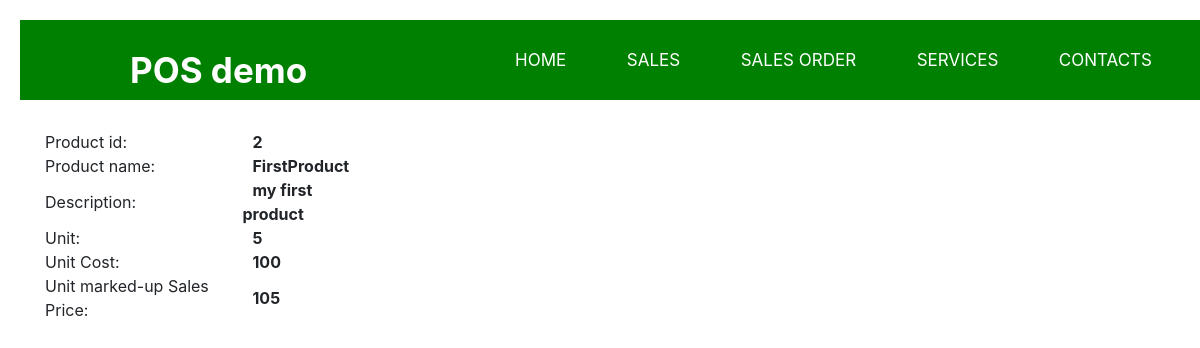
Page /sales/product/2 on the committed database.
### sales/models.py (models this page shows, shortened)
class Product(models.Model):
    auto_id         = models.AutoField(primary_key=True)
    name            = models.CharField(max_length=100)
    description     = models.CharField(max_length=100)
    unit            = models.DecimalField(max_digits=8, decimal_places=0)
    unitCost        = models.DecimalField(max_digits=8, decimal_places=0)
    unitSalesprice  = models.DecimalField(max_digits=8, decimal_places=0, null=True)

### sales/views.py (the view)
# urls.py: path('product/<int:pk>', ProductDetailView.as_view(), name='product-detail'),
class ProductDetailView(generic.DetailView):
    model = Product

### sales/templates/sales/product_detail.html
{% extends "base_page.html" %}
{% block content %}
    <table>
        <tr>
            <td>Product id: </td>
            <td><strong>{{product.auto_id}}</strong></td>
        </tr>
        <tr>
            <td>Product name: </td>
            <td><strong>{{product.name}}</strong></td>
        </tr>
        <tr>
            <td>Description: </td>
            <td><strong>{{product.description}}</strong></td>
        </tr>
        <tr>
            <td>Unit: </td>
            <td><strong>{{product.unit}}</strong></td>
        </tr>
        <tr>
            <td>Unit Cost: </td>
            <td><strong>{{product.unitCost}}</strong></td>
        </tr>
        <tr>
            <td>Unit marked-up Sales Price: </td>
            <td><strong>{{product.unitSalesprice}}</strong></td>
        </tr>
    </table>
{% endblock %}

### sales/static/css/styles.css (style rules this page uses)
* { padding:0; margin: 10px; text-decoration: none; list-style: none; box-sizing: border-box; }

### rows in the picture
Product: auto_id "2", name "FirstProduct", description "my first product", unit "5", unitCost "100", unitSalesprice "105"
